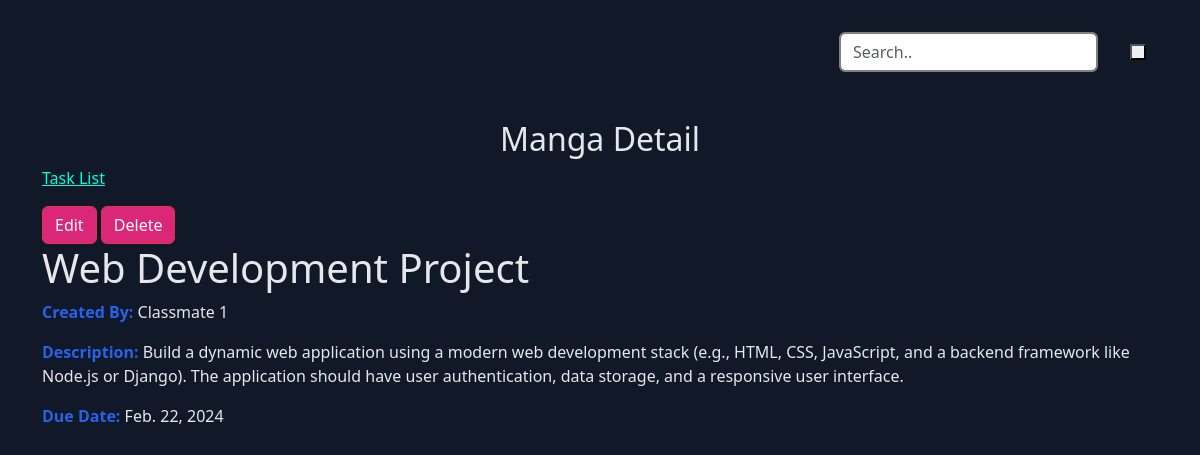
The page /task/3/ on the database its author committed.
### taskapp/models.py (models this page shows, shortened)
class BaseModel(models.Model):
    created_at = models.TimeField(auto_now_add=True)
    updated_at = models.TimeField(auto_now=True)
    class Meta:
        abstract = True

class Task(BaseModel):
    title = models.CharField(max_length=255, null=True, blank=True)
    created_by = models.CharField(max_length=255, null=True, blank=True)
    description = models.CharField(max_length=500, null=True, blank=True)
    due_date = models.DateField(blank=True,null=True)

### taskapp/views.py (the view)
# urls.py: path('task/<int:pk>/', TaskDetailView.as_view(), name='task-detail'),
class TaskDetailView(DetailView):
    model = Task
    template_name = 'task_details.html'

### taskapp/templates/task_details.html
{% extends 'base.html' %}
{% block body %}
<h2 class='text-center'>Manga Detail</h2>
<nav class='nav' aria-label="breadcrumb">
    <ol class="breadcrumb">
        <li class="breadcrumb-item"><a href="{% url 'task-list' %}">Task List</a></li>
    </ol>
</nav>
<a class='btn btn-danger' href="{% url 'task-update' task.pk %}">Edit</a>
<a class='btn btn-danger' href="{% url 'task-delete' task.pk %}">Delete</a>
<h1>{{ object.title }}</h1>
    <p><strong>Created By:</strong> {{ object.created_by }}</p>
    <p><strong>Description:</strong> {{ object.description }}</p>
    <p><strong>Due Date:</strong> {{ object.due_date }}</p>
{% endblock %}

### taskapp/static/style.css (style rules this page uses)
:root { --clr-dark: #111827; --clr-light: #E5E7EB; --clr-slate500: #6B7280; --clr-slate700: #374151; --clr-slate800: #1F2937; --clr-red: #DB2777; --clr-blue: #2563EB; --size-xxs: 0.5rem; --size-xs: 0.75rem; --size-sm: 0.875rem; --size-base: 1rem; --size-lg: 1.125rem; --size-xl: 1.25rem; --size-2xl: 1.5rem; --size-3xl: 1.875rem; --size-4xl: 2.25rem; --size-5xl: 3rem; --size-6xl: 4.75rem; --size-7xl: 4.5rem; --size-8xl: 6rem; --size-9xl: 8rem; --size-10xl: 10rem; }
* { margin: 0; line-height: calc(1em + 0.5rem); }
html { scroll-behavior: smooth; }
body { font-family: 'General Sans', sans-serif; background-color: var(--clr-dark)!important; color: var(--clr-light)!important; }
a { color: var(--clr-red); }
strong { color: var(--clr-blue) }
.btn { background-color: var(--clr-red)!important; }
a { text-decoration: none; color: rgb(0, 255, 221)!important; }
.btn-danger { color:white!important; }

### rows shown on the page
Task: title "Web Development Project", created_by "Classmate 1", description "Build a dynamic web application using a modern web development stack (e.g., HTML, CSS, JavaScript, and a backend framework like Node.js or Django). The application should have user authentication, data storage, and a responsive user interface.", due_date "Feb. 22, 2024"
